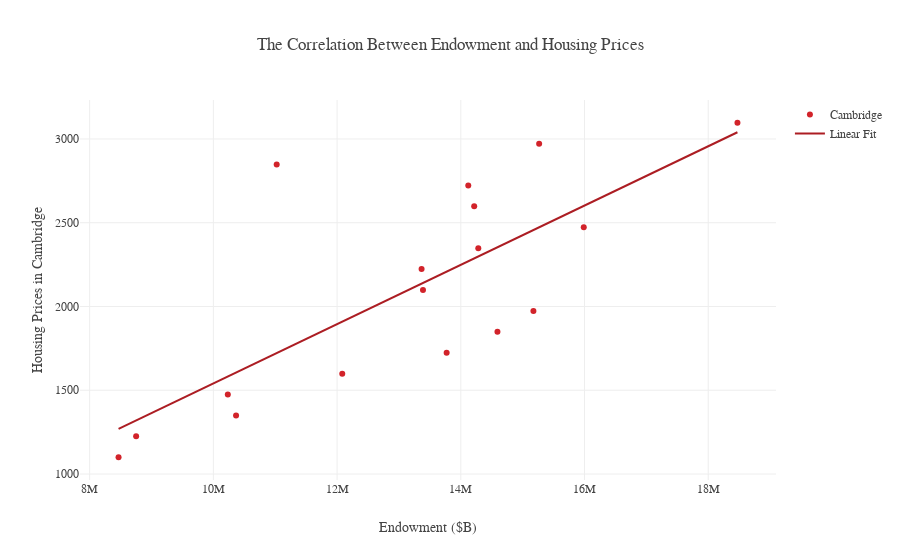

This figure's notebook cell:
### Code cell
endow_housing = grapher(x, y, "Cambridge", "The Correlation Between Endowment and Housing Prices", "Housing Prices in Cambridge", "Endowment ($B)", "endow_housing")
causal_endow_housing = X.zplot(x='x', y='y', z=['z1', 'z2'], z_types={'z1': 'c', 'z2': 'c'}, kind='line', color="#D2232A")

fig = causal_endow_housing.get_figure()
fig.set_size_inches(9, 5.5)

ax = plt.gca()
ax.set_frame_on(False)
ax.get_yaxis().set_visible(False)
ax.legend_.remove()

ax.set_title("The Controlled Correlation Between Endowment (Billions of Dollars) and Housing Prices", fontproperties=gotham_black, size=10, color="#595959")
ax.set_xlabel("Endowment", fontproperties=gotham_book, fontsize=10, color="#595959")
for tick in ax.get_xticklabels():
    tick.set_fontproperties(gotham_book)
    tick.set_fontsize(10)
    tick.set_color("#595959")
fig.savefig('images/housing_endow.svg', format='svg', dpi=1200, bbox_inches='tight')

### Figure 1 — Plotly figure (JSON) as saved in the notebook; plotly's stock layout.template omitted (floating-point values rounded to 4 significant figures)
{"data": [{"marker": {"color": "#D2232A"}, "mode": "markers", "name": "Cambridge", "type": "scatter", "uid": "fa873e9c-b49f-11e8-af44-f21898379586", "x": [8467151, 8751365, 10366585, 10233641, 12083442, 13771156, 14592500, 15173863, 13388612, 13366092, 14282663, 15987554, 14216649, 14120766, 11023666, 15266613, 18472321], "y": [1100, 1225.0, 1350.0, 1474.0, 1599.0, 1724, 1849.0, 1974.0, 2098.0, 2223.0, 2348, 2473.0, 2598.0, 2722.0, 2847.0, 2972, 3097.0]}, {"marker": {"color": "#AC1D23"}, "mode": "lines", "name": "Linear Fit", "type": "scatter", "uid": "fa873ffa-b49f-11e8-9807-f21898379586", "x": [8467151, 8751365, 10366585, 10233641, 12083442, 13771156, 14592500, 15173863, 13388612, 13366092, 14282663, 15987554, 14216649, 14120766, 11023666, 15266613, 18472321], "y": [1269.0, 1320.0, 1606.0, 1582.0, 1909.0, 2208.0, 2354.0, 2456.0, 2140.0, 2136.0, 2299.0, 2600.0, 2287.0, 2270.0, 1722.0, 2473.0, 3040.0]}], "layout": {"font": {"family": "Gotham", "size": 12}, "title": "The Correlation Between Endowment and Housing Prices", "xaxis": {"title": "Endowment ($B)"}, "yaxis": {"title": "Housing Prices in Cambridge"}}}
